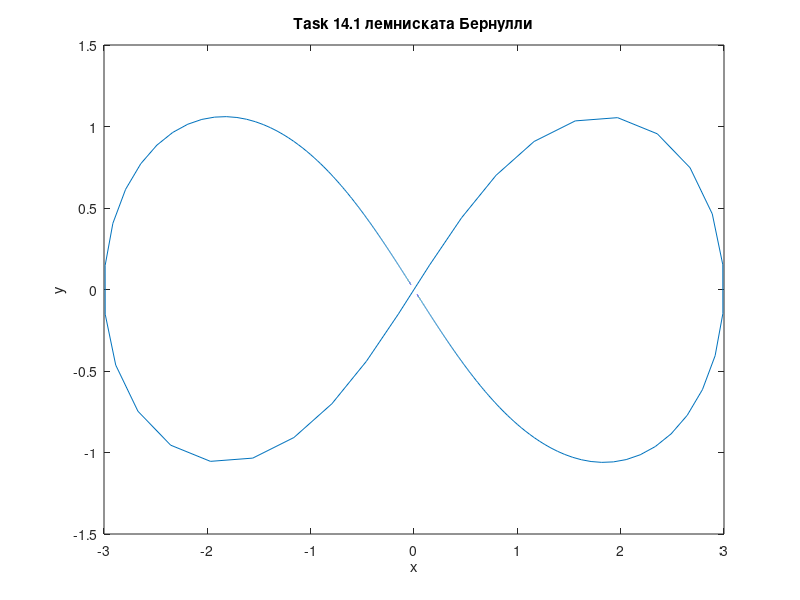

The MATLAB source for this figure: (Note: this script raises an error after producing the figure.)
%% 9
clear
a = 1;
n = 5;
m = 2;
phi = linspace(0,2*m*pi, 1000);
x = (1+n/m).*cos(phi.*(n/m))-a*n/m.*cos(1+n/m).*phi;
y = (1+n/m).*sin(phi.*(n/m))-a*n/m.*sin(1+n/m).*phi;
plot(x, y)
xlabel('x');
ylabel('y');
title("Task 9");

%% 10
clear
a = 100;
b = 5;
n = 3;
m = 2;
phi0 = pi;
phi = linspace(-pi/2,pi/2, 1000);
x = a.*sin(n.*phi + phi0);
y = b.*sin(m.*phi);
plot(x, y)
xlabel('x');
ylabel('y');
title("Task 10");

%% 11
clear 
t = linspace(-5, 5, 1000);
a = 1/2; 
b = 1/3; 
m = 7; 
n = 17;
x = cos(t) + a*cos(m*t) + b*sin(n*t);
y = sin(t) + a*sin(m*t) + b*cos(n*t);
plot(x, y)
xlabel('x');
ylabel('y');
title("Task 11");

%% 12
t = linspace(-5, 5, 1000);
s = 10;
a = 1/4; b = 1/16; m = 8; n = 8;
x = cos(t) - a*cos(m*t) + b*sin(n*t);
y = sin(t) + a*sin(m*t) + b*cos(n*t);
for k = 1:s
    plot(x./k,y./k);
end
xlabel('x');
ylabel('y');
title("Task 12");

%%  14.1 лемниската Бернулли
t = linspace(-100,100,200/0.1);
a = 3;
x = a*(t+t.^3)./(t.^4 + 1);
y = a*(t-t.^3)./(t.^4 + 1); 
plot(x,y);
xlabel('x');
ylabel('y');
title("Task 14.1 лемниската Бернулли");
%% 14.2 Роза Гранди 
clear
phi = linspace(-2*pi,2*pi,1000);
a=1;
k = 5;
rho = a*sin(k*phi);
polarplot(phi, rho);
title("Task 14.2 Роза Гранди ");
%% 14.19 Нефроид
clear
phi = linspace(-2*pi,2*pi,1000);
r = 1;
x = 3*r*cos(phi) - r* cos(3*phi);
y = 3*r*sin(phi) - r* sin(3*phi);
plot(x,y);
title("Task 14.19 Нефроид");